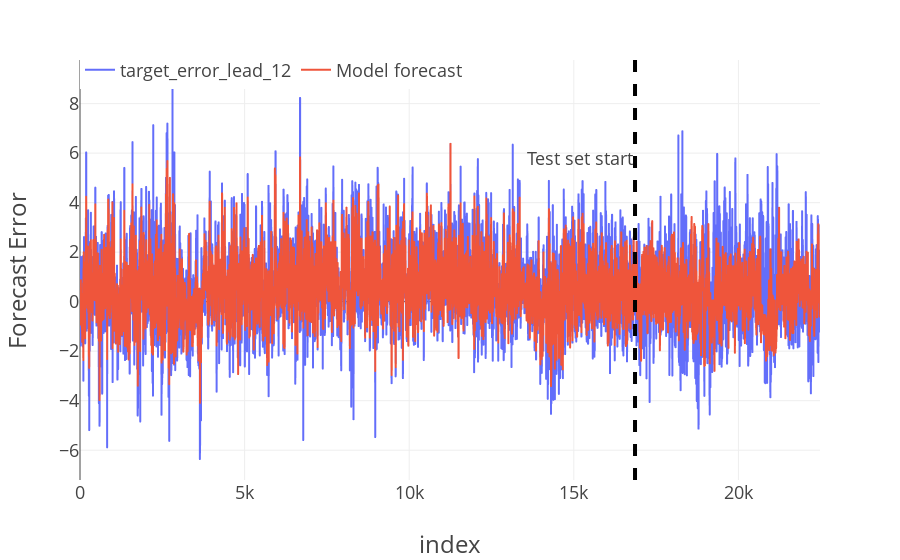

Source (notebook cell):
### Code cell
import plotly.express as px
import plotly.graph_objects as go
import plotly.io as pio

pio.templates.default = "plotly_white"
plot_template = dict(
    layout=go.Layout(
        {"font_size": 18, "xaxis_title_font_size": 24, "yaxis_title_font_size": 24}
    )
)

fig = px.line(df_out, labels=dict(created_at="Date", value="Forecast Error"))
fig.add_vline(x=(length * 0.75), line_width=4, line_dash="dash")
fig.add_annotation(
    xref="paper", x=0.75, yref="paper", y=0.8, text="Test set start", showarrow=False
)
fig.update_layout(
    template=plot_template, legend=dict(orientation="h", y=1.02, title_text="")
)
fig.show()

### Figure 1 — Plotly figure (JSON) as saved in the notebook; plotly's stock layout.template omitted (floating-point values rounded to 4 significant figures; data arrays with more than 128 entries replaced by an {"elided": "..."} marker saying what was removed)
{"data": [{"hovertemplate": "variable=target_error_lead_12<br>index=%{x}<br>Forecast Error=%{y}<extra></extra>", "legendgroup": "target_error_lead_12", "line": {"color": "#636efa", "dash": "solid"}, "marker": {"symbol": "circle"}, "mode": "lines", "name": "target_error_lead_12", "showlegend": true, "type": "scattergl", "x": {"elided": "22479 int values"}, "xaxis": "x", "y": {"elided": "22479 float values"}, "yaxis": "y"}, {"hovertemplate": "variable=Model forecast<br>index=%{x}<br>Forecast Error=%{y}<extra></extra>", "legendgroup": "Model forecast", "line": {"color": "#EF553B", "dash": "solid"}, "marker": {"symbol": "circle"}, "mode": "lines", "name": "Model forecast", "showlegend": true, "type": "scattergl", "x": {"elided": "22479 int values"}, "xaxis": "x", "y": {"elided": "22479 float values"}, "yaxis": "y"}], "layout": {"annotations": [{"showarrow": false, "text": "Test set start", "x": 0.75, "xref": "paper", "y": 0.8, "yref": "paper"}], "legend": {"orientation": "h", "title": {"text": ""}, "tracegroupgap": 0, "y": 1.02}, "margin": {"t": 60}, "shapes": [{"line": {"dash": "dash", "width": 4}, "type": "line", "x0": 16860.0, "x1": 16860.0, "xref": "x", "y0": 0, "y1": 1, "yref": "y domain"}], "xaxis": {"anchor": "y", "domain": [0, 1], "title": {"text": "index"}}, "yaxis": {"anchor": "x", "domain": [0, 1], "title": {"text": "Forecast Error"}}}}
